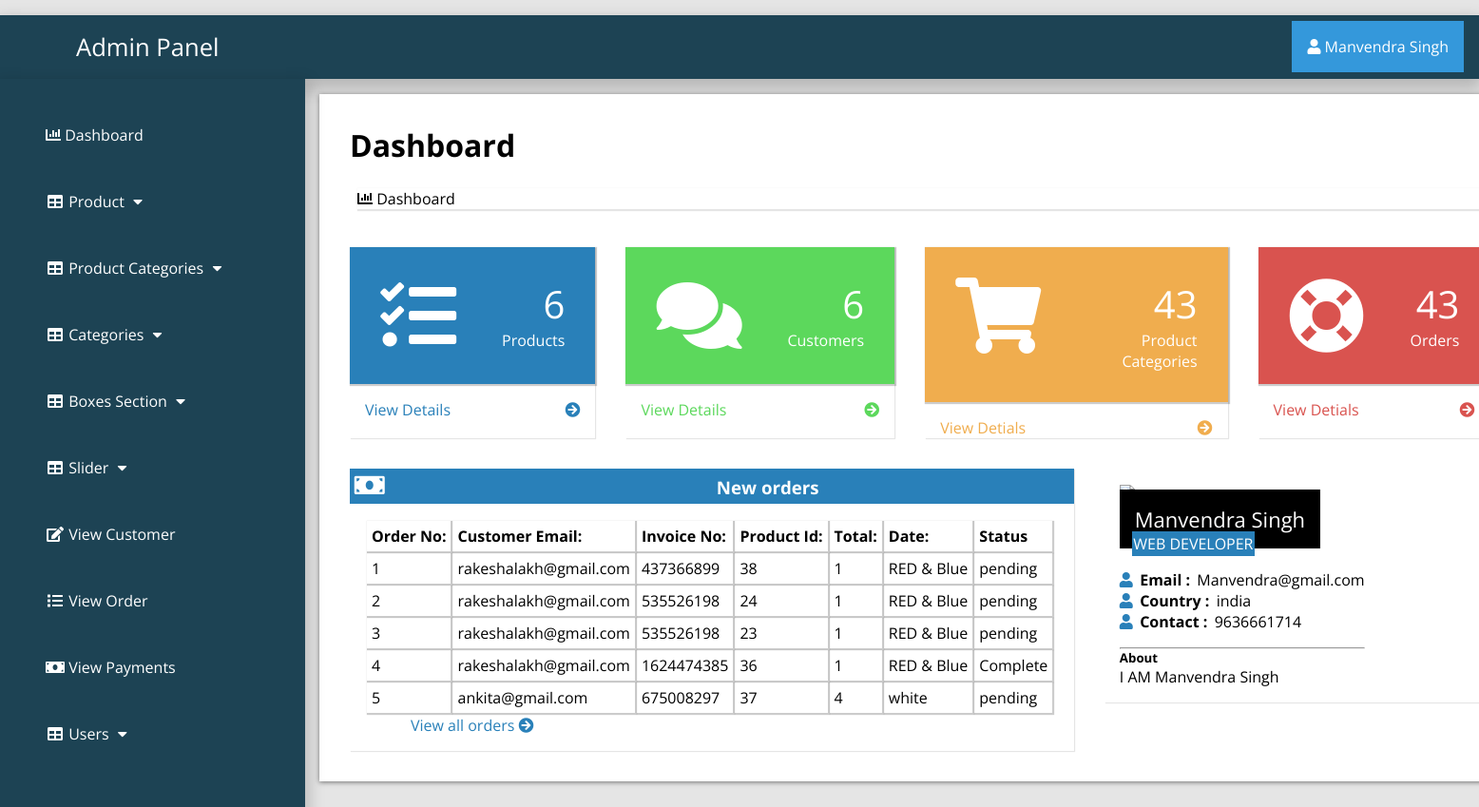
Page /admin_area/index.php?dashboard (signed in) on the committed database.
### tables this page shows
CREATE TABLE `customer_order` (
  `order_id` int(10) NOT NULL,
  `customer_id` int(10) NOT NULL,
  `product_id` int(100) NOT NULL,
  `due_amount` int(100) NOT NULL,
  `invoice_no` int(100) NOT NULL,
  `qty` int(10) NOT NULL,
  `size` text NOT NULL,
  `order_date` timestamp NOT NULL DEFAULT current_timestamp() ON UPDATE current_timestamp(),
  `order_status` text NOT NULL
);

CREATE TABLE `customers` (
  `customer_id` int(100) NOT NULL,
  `customer_name` varchar(255) NOT NULL,
  `customer_email` varchar(255) NOT NULL,
  `customer_pass` varchar(255) NOT NULL,
  `customer_country` text NOT NULL,
  `customer_city` text NOT NULL,
  `customer_contact` varchar(255) NOT NULL,
  `customer_address` text NOT NULL,
  `customer_image` text NOT NULL,
  `customer_ip` varchar(255) NOT NULL
);

### admin_area/dashboard.php (the view, shortened to what this page needs)
<?php
if (!isset($_SESSION['admin_email'])){
  echo "<script>window.open('login.php','_self')</script>";
  }else{
?>
<div class="row">
<div class="col-lg-12">
	<h1 class="page-header">Dashboard</h1>
	<ol class="breadcrumb">
		<li class="active"><i class="fa fa-bar-chart"></i> Dashboard </li>
	</ol>
  </div>
 <div class="row1">
 	<div class="col-lg-3 col-md-6">
 		<div class="panel panel-primary">
 			<div class="panel-heading">
 				<div class="row2">
 					<div class="col-xs-3">
 						<i class="fa fa-tasks fa-5x"></i>
 					</div>
 					<div class="col-xs-9 text-right">
 						<div class="huge"> <?php echo $count_pro ?> </div>
 						<div>Products</div>
 					</div>
 				</div>
 			</div>
 			<a href="index.php?view_product">
 				<div class="panel-footer">
 					<span class="pull-left"> View Details </span>
 					<span class="pull-right"> <i class="fa fa-arrow-circle-right"> </i></span>
 				</div>
 			</a>
 		</div>
 	</div>
 	<div class="col-lg-3 col-md-6">
 		<div class="panel panel-green">
 			<div class="panel-heading">
 				<div class="row2">
 					<div class="col-xs-3">
 						<i class="fa fa-comments fa-5x"></i>
 					</div>
 					<div class="col-xs-9 text-right">
 						<div class="huge"> <?php echo $count_cust ?> </div>
 						<div>Customers </div>
 					</div>
 				</div>
 			</div>
 			<a href="index.php?view_customer">
 				<div class="panel-footer">
 					<span class="pull-left"> View Details </span>
 					<span class="pull-right"> <i class="fa fa-arrow-circle-right"></i> </span>
 				</div>
 			</a>
 		</div>
 	</div>
 	<div class="col-lg-3 col-md-6">
 		<div class="panel panel-yellow">
 			<div class="panel-heading">
 				<div class="row2">
 					<div class="col-xs-3"> <i class="fa fa-shopping-cart fa-5x"></i>
 					</div>
 					<div class="col-xs-9 text-right">
 						<div class="huge"> <?php echo $count_p_cat ?> </div>
 						<div>Product Categories</div>
 					</div>
 				</div>
 			</div>
 			<a href="index.php?view_product_cat">
 				<div class="panel-footer">
 					<span class="pull-left"> View Detials </span>
 					<span class="pull-right"> <i class="fa fa-arrow-circle-right"></i> </span>
 				</div>
 			</a>
 		</div>
 	</div>
 	<div class="col-lg-3 col-md-6">
 		<div class="panel panel-red">
 			<div class="panel-heading">
 				<div class="row2">
 					<div class="col-xs-3"><i class="fa fa-support fa-5x"></i>
 			</div>
 			<div class="col-xs-9 text-right">
 				<div class="huge"> <?php echo $count_order ?> </div>
 				<div> Orders </div>
 			</div>
 		</div>
 	</div>
 	<a href="index.php?view_order">
 		<div class="panel-footer">
 					<span class="pull-left"> View Detials </span>
 					<span class="pull-right"> <i class="fa fa-arrow-circle-right"> </i> </span>
 				</div>
 	</a>
 </div>
</div>
</div>
<div class="row1">
	<div class="col-lg-8">
		<div class="panel panel-primary">
			<div class="panel-heading">
				<h3 class="panel-title">
					<i class="fa fa-money fa-fw"></i> New orders
				</h3>
			</div>
			<div class="panel-body">
				<div class="table-responsive">
					<table class="table table-bordered table-hover table-striped">
						<thead>
							<tr>
								<th>Order No:</th>
								<th>Customer Email:</th>
								<th>Invoice No:</th>
								<th>Product Id:</th>
								<th>Total:</th>
								<th>Date:</th>
								<th>Status</th>
							</tr>
						</thead>
						<tbody>
							<?php
                              $i=0;
                              $get_order="select * from customer_order order by 1 DESC LIMIT 0,5";
                              $run_order=mysqli_query($con,$get_order);
                              while ($row_order=mysqli_fetch_array($run_order)) {
                              	  $customer_id=$row_order['customer_id'];
                              	  $product_id=$row_order['product_id'];
                              	  $invoice_no=$row_order['invoice_no'];
                              	  $qty=$row_order['qty'];
                              	  $size=$row_order['size'];
                              	  $status=$row_order['order_status'];
                                $i++;
							  ?>
							<tr>
								<td><?php echo $i ?></td>
								<td>
									<?php
								$get_cust="select * from customers where customer_id='$customer_id'";
								$run_cust=mysqli_query($con,$get_cust);
								$row_customer=mysqli_fetch_array($run_cust);
								$customer_email=$row_customer['customer_email'];
								echo $customer_email;
								?>
								</td>
								<td><?php echo $invoice_no; ?></td>
								<td><?php echo $product_id; ?></td>
								<td><?php echo $qty; ?></td>
								<td><?php echo $size; ?></td>
								<td><?php echo $status ?></td>
							</tr>
						     <?php } ?>
						</tbody>
					</table>
				</div>
				<div class="text-right">
					<a href="index.php?view_order"> View all orders
						<i class="fa fa-arrow-circle-right"></i>
						 </a>
				</div>
			</div>
		</div>
	</div>
	<div class="col-md-4">
		<div class="panel">
			<div class="panel-body">
				<div class="thumb-info mb-md">
					<div class="thumb-info-title">
						<span class="thumb-info-inner"><?php echo $admin_name; ?></span><br>
						<span class="thumb-info-type"><?php echo $admin_job ?></span>
					</div>
				</div>
				<div class="mb-md">
					<div class="widget-content-expanded">
						<i class="fa fa-user"></i> <span>Email : </span> <?php echo $admin_email ?> <br>
						<i class="fa fa-user"></i> <span>Country : </span> <?php echo $admin_country ?> <br>
						<i class="fa fa-user"></i> <span>Contact : </span> <?php echo $admin_contact?> <br>
					</div>
				<hr class="dotted short">
				<h5 class="text-muted">About</h5>
				<p><?php echo $admin_about ?></p>
			</div>
		</div>
	</div>
</div>
</div>
</div>
<?php } ?>

### admin_area/includes/sidebar.php (shortened to what this page needs)
<?php
if (!isset($_SESSION['admin_email'])){
  echo "<script>window.open('login.php','_self')</script>";
  }else{
?>
<nav class="navbar navbar-inverse navbar-fixed-top" >
	<div class="navbar-header">
		<a href="index.php?dashboard" class="navbar-brand"><span>Admin Panel</span></a>
	</div>
		<div class="dropdown">
		 <button onclick="myFunction()" class="dropbtn"><i class="fa fa-user"></i> <?php echo $admin_name; ?></a></button>
		</div>
	<div class="collapse navbar-collapse navbar-ex1-collapse">
	<ul class="nav navbar-nav side-nav">
  <li>
    <a href="index.php?dashboard"><i class="fa fa-bar-chart"></i> Dashboard</a>
  </li>
  <li class="button-dropdown" id="#products">
    <a href="#" class="dropdown-toggle" data-toggle="collapse" data-target="#products"><i class="fa fa-fw fa-table"></i> Product <i class="fa fa-fw fa-caret-down"></i></a>
  </li>
  <li class="button-dropdown" id="#products_cat">
    <a href="#" class="dropdown-toggle" data-toggle="collapse" data-target="#products_cat"><i class="fa fa-fw fa-table"></i> Product Categories <i class="fa fa-fw fa-caret-down"></i></a>
  </li>
  <li class="button-dropdown" id="#category">
    <a href="#" class="dropdown-toggle" data-toggle="collapse" data-target="#category"><i class="fa fa-fw fa-table"></i> Categories <i class="fa fa-fw fa-caret-down"></i></a>
  </li>
<li class="button-dropdown" >
  <a href="#" class="dropdown-toggle" data-toggle="collapse" data-target="#boxes">
    <i class="fa fa-fw fa-table"></i> Boxes Section <i class="fa fa-fw fa-caret-down"></i>
  </a>
</li>
  <li class="button-dropdown">
    <a href="#" class="dropdown-toggle" data-toggle="collapse" data-target="#slider"><i class="fa fa-fw fa-table"></i>  Slider <i class="fa fa-fw fa-caret-down"></i></a>
  </li>
  <li>
  	<a href="index.php?view_customer">
  		<i class="fa fa-fw fa-edit"></i> View Customer
  	</a>
  </li>
  <li>
  	<a href="index.php?view_order">
  		<i class="fa fa-fw fa-list"></i> View Order
  	</a>
  </li>
  <li>
  	<a href="index.php?view_payments">
  		<i class="fa fa-fw fa-money"></i> View Payments
  	</a>
  </li>
  <li class="button-dropdown">
    <a href="#" class="dropdown-toggle" data-toggle="collapse" data-target="#users"><i class="fa fa-fw fa-table"></i>  Users <i class="fa fa-fw fa-caret-down"></i></a>
  </li>
</ul>
</div>
</nav>
<?php } ?>

### admin_area/css/style.css (style rules this page uses)
:root { --blue:#2980b9; }
body { margin-top: ; }
* { font-family: 'Open Sans', sans-serif; margin:0; padding:0; box-sizing: border-box; text-decoration: none; transition: all .2s cubic-bezier(.37,1.14,.26,1.24); }
html { background-color: rgba(0,0,0,.1); }
.navbar-fixed-top { background:#1d4354; padding: 1rem; margin-top: 1rem; box-shadow: 0px 8px 16px 4px rgba(0,0,0,0.2); margin-left: ; margin-right: ; }
.navbar-fixed-top a span { margin-left: 4rem; }
.navbar-fixed-top .navbar-brand { font-size: 1.6rem; color: #ffffff; }
.dropbtn { background-color: #3498DB; color: white; padding: 16px; font-size: 16px; border: none; cursor: pointer; }
.dropdown { position: relative; display: inline-block; float: right; margin-top: -2.8rem; }
.nav { position: absolute; top: 51px; margin-top: 32px; width: auto; height: 110%; border-radius: 0; display: block; background-color: #1d4354; bottom: 0; overflow: hidden; padding-bottom: 40px; box-shadow: 0px 8px 16px 4px rgba(0,0,0,0.2); margin-left: -1rem; }
.nav>li>a { width: 225px; display: block; color: #ffffff; margin: 3rem; }
.row { width: 81.2%; background-color: #ffffff; margin: auto; margin-left: 21rem; margin-top: 1rem; padding: 1rem; display: ; }
.row h1 { margin: 1rem; }
.row ol { list-style-type: none; margin: 1.5rem; box-shadow: 1px 1px 1px 1px rgba(0.1,0.1,0.1,0.1); }
.row1 { display: flex; background-color:; }
.col-lg-3 { display: inline-flex; }
.panel { text-align: left; box-shadow: 1px 1px 1px 0px rgba(0.1,0.1,0.1,0.1); margin: 1rem; background-color: #ffffff; padding: rem; }
.panel-footer { box-shadow: 1px 1px 1px 0px rgba(0.1,0.1,0.1,0.1); font-size: 1rem; margin: 1rem; }
.panel-footer span { margin:rem; }
.huge { font-size: 2.5rem; }
.row2 { display: flex; padding: 2rem; color: #ffffff; box-shadow: 1px 1px 1px 1px rgba(0.1,0.1,0.1,0.2); }
.text-right { text-align: right; margin-left: 3rem; }
.panel-primary .row2 { background-color: #2980b9; }
.panel-primary a { color: #2980b9; }
.panel-green .row2 { background-color: #5cd85c; }
.panel-green a { color: #5cd85c; }
.panel-yellow .row2 { background-color: #f0ad4e; color: #fff; }
.panel-yellow a { color: #f0ad4e; }
.panel-red .row2 { background-color: #d9534f; }
.panel-red a { color: #d9534f; }
.panel-heading .panel-title { background-color: #2980b9; color: #ffffff; padding: .3rem; }
.table-responsive .table-striped th { padding: 5px; box-shadow: 1px 1px 1px 1px rgba(0.1,0.1,0.1,0.2); }
.table-responsive .table-striped tbody td { box-shadow: 1px 1px 1px 1px rgba(0.1,0.1,0.1,0.2); padding:5px; }
.thumb-info-title .thumb-info-inner { background: #000; color: #ffffff; padding: 1rem; font-size: 22px; }
.thumb-info-title .thumb-info-type { background:#2980b9; padding:.1rem; color: #ffffff; margin-left: .8rem; }
.mb-md .widget-content-expanded { margin-top: 1rem; margin-bottom: 1rem; }
.mb-md .widget-content-expanded span { font-weight: bold; margin: .2rem; }
.mb-md .widget-content-expanded i { color:#2980b9; }
.row { list-style: none; box-shadow: 0 1px 5px rgba(0, 0, 0, 0.5); }
.row .fa-money { font-size: 1.6rem; width: 50%; text-align: left; }
.panel-body { display: flex; align-items: center; justify-content: left; padding: 1rem; flex-wrap: wrap; }

### rows in the picture
customer_order: customer.customer_email "rakeshalakh@gmail.com", invoice_no "437366899", product "38", qty "1", size "RED & Blue", order_status "pending"
customer_order: customer.customer_email "rakeshalakh@gmail.com", invoice_no "535526198", product "24", qty "1", size "RED & Blue", order_status "pending"
customer_order: customer.customer_email "rakeshalakh@gmail.com", invoice_no "535526198", product "23", qty "1", size "RED & Blue", order_status "pending"
customer_order: customer.customer_email "rakeshalakh@gmail.com", invoice_no "1624474385", product "36", qty "1", size "RED & Blue", order_status "Complete"
customer_order: customer.customer_email "ankita@gmail.com", invoice_no "675008297", product "37", qty "4", size "white", order_status "pending"

### other values in the picture
$admin_name "Manvendra Singh"
$count_pro "6"
$count_cust "6"
$count_p_cat "43"
$count_order "43"
$admin_job "WEB DEVELOPER"
$admin_email "Manvendra@gmail.com"
$admin_country "india"
$admin_contact "9636661714"
$admin_about "I AM Manvendra Singh"
